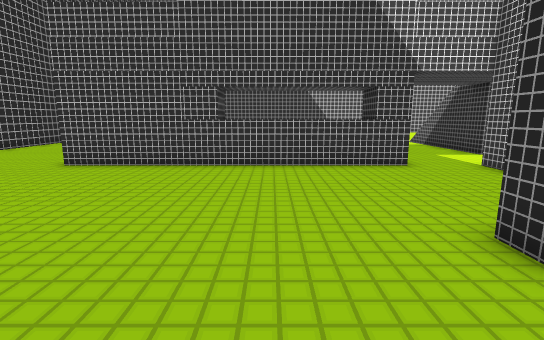
view 1 (above)

21 first-person views from a walk through a scene from a Unity 3-D project. The camera is 1.5 m above the floor, tilts 10° down and sees 85° across. The floor is counted in squares, 1 m on a side. Each view is taken from the middle of a square. On the plan, view 1 faces up. The plan holds only what a view shows up to about 15 squares ahead; the rest is blank. The place goes on beyond the plan.

view 2
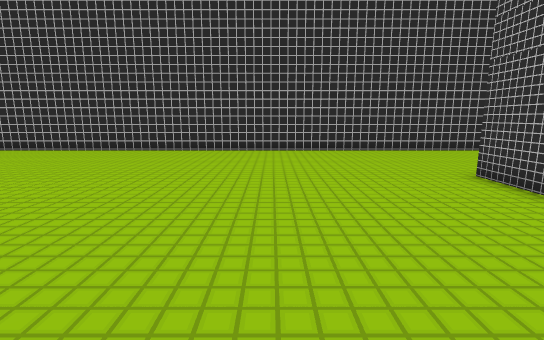

view 3
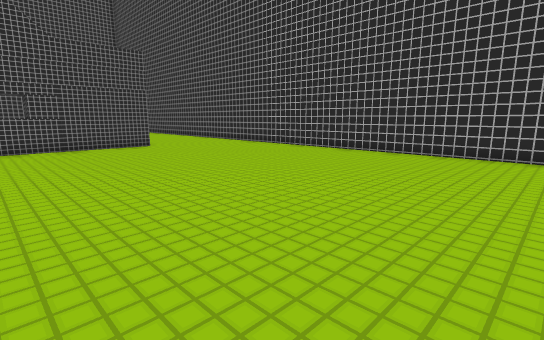

view 4
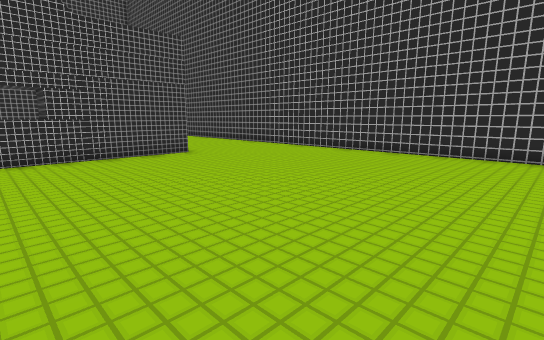

view 5
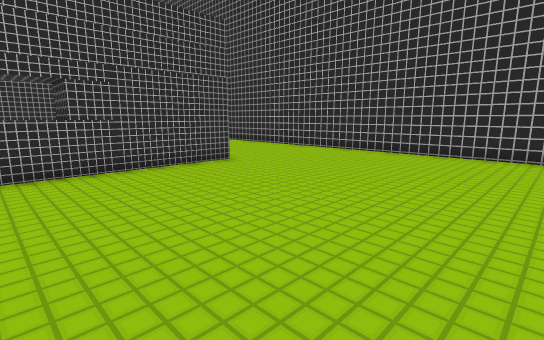

view 6
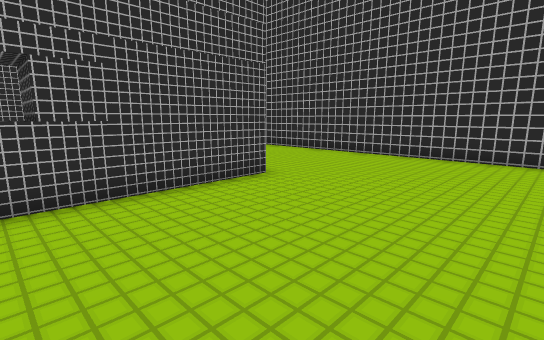

view 7
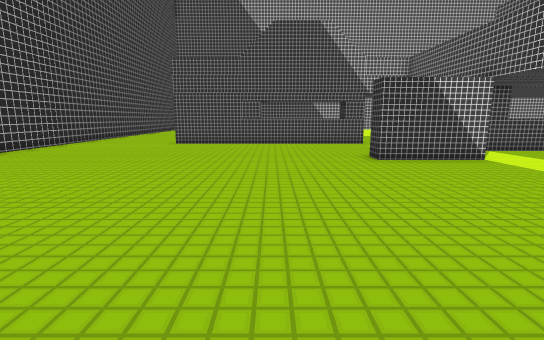

view 8
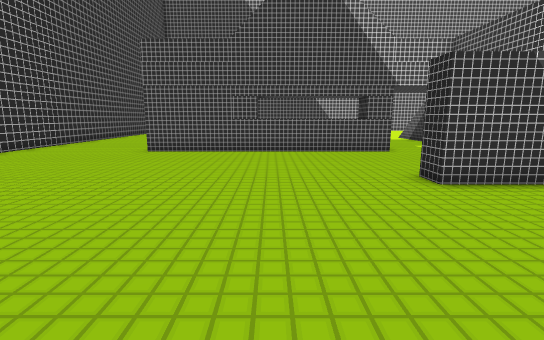

view 9
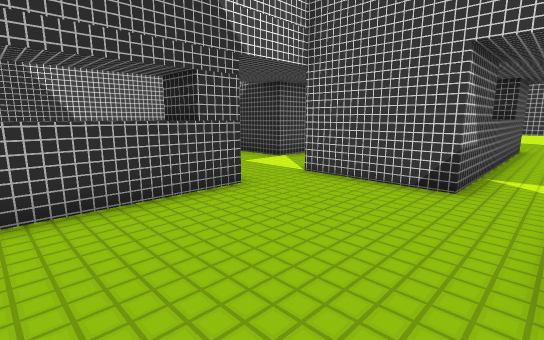

view 10
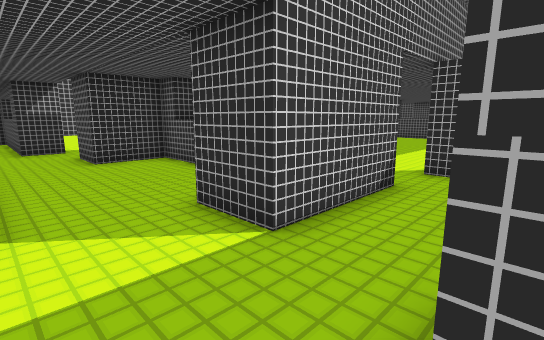

view 11
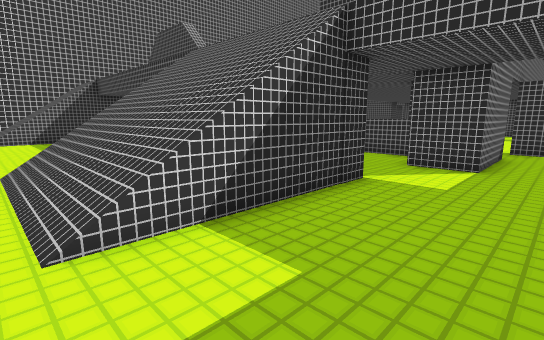

view 12
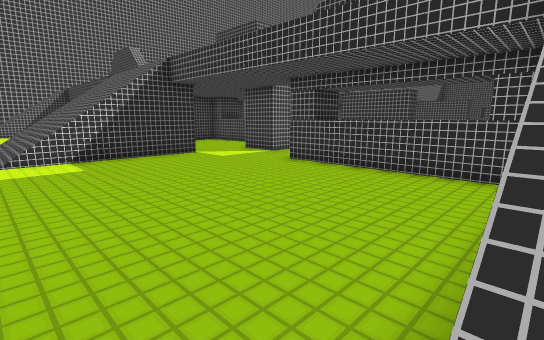

view 13
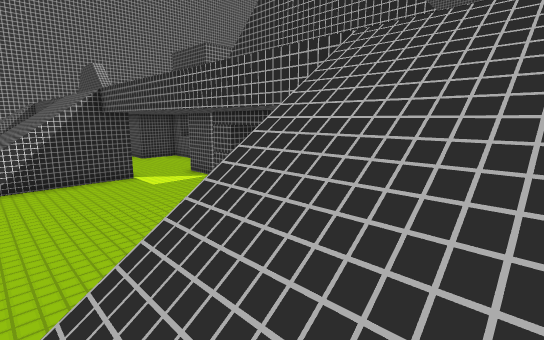

view 14
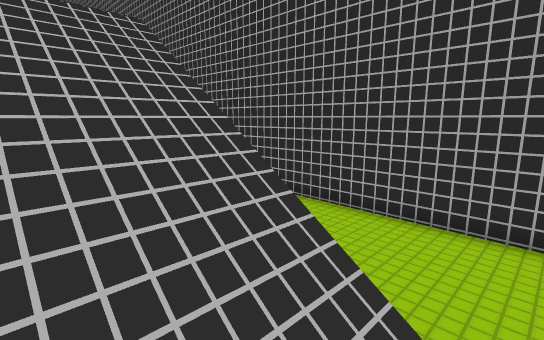

view 15
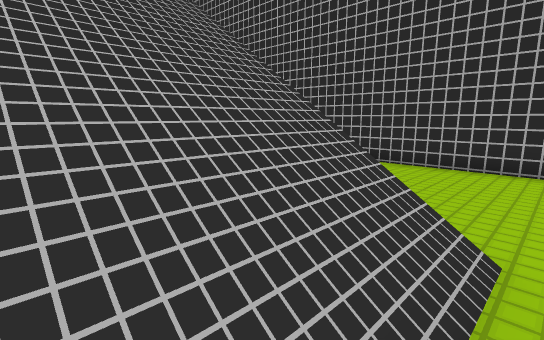

view 16
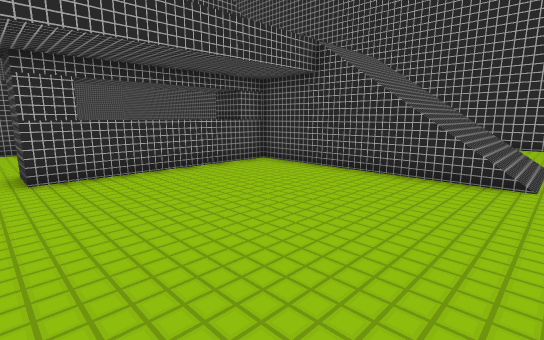

view 17
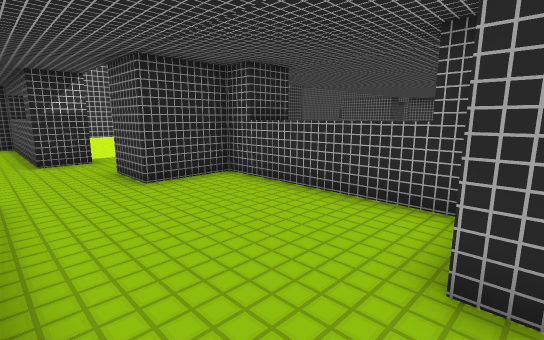

view 18
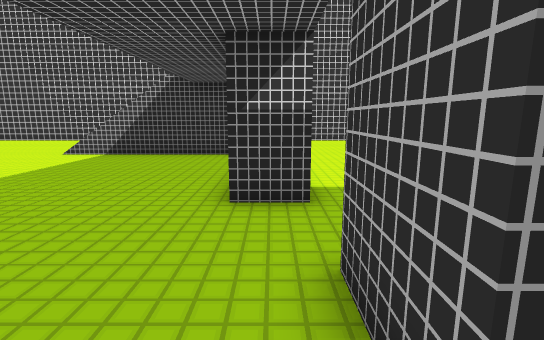

view 19
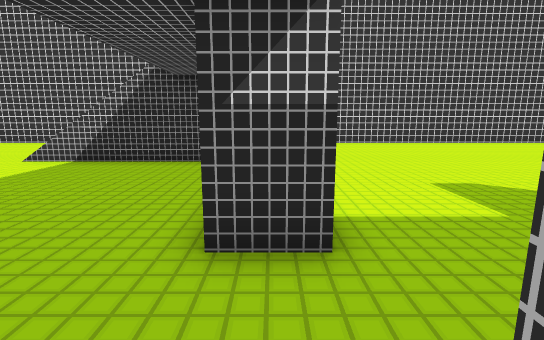

view 20
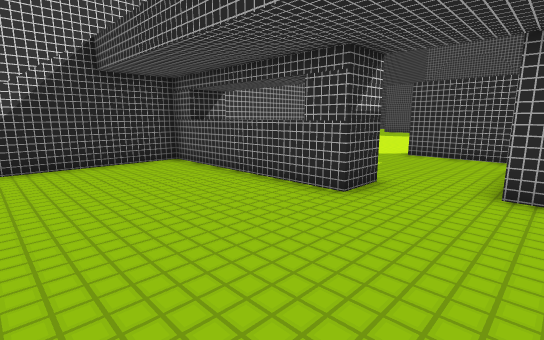

view 21
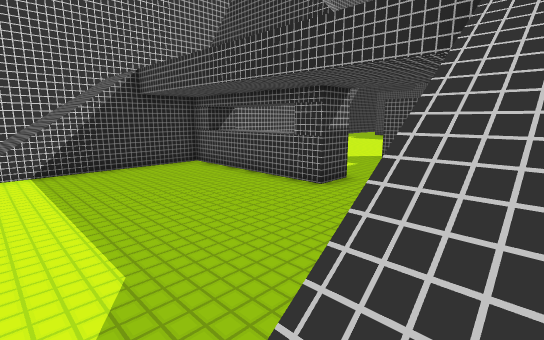

### Floor plan
Key: @ floor where view 1 was taken; # wall or solid block; . main floor; : floor 3.75 m higher than the main floor; / step, stairs or slope; = window, fence, low wall or low ledge; ^ raised ledge.
Columns run from 13 left of view 1 to 34 right of it. Each row starts with its distance up from view 1.
 19 #..............................      ...
 18 #......////...........///////........../
 17 #.... .////...........///////........../////   #
 16 #.... .////...........///////........../////   #
 15 #.... .////...........///////........../////
 14 #...  .////...........///////........../////
 13 #.... .::::...........::::::/...........:::
 12 #....     :................//...........
 11 #.....     .............................
 10 #......   ^#######...............######^
  9 #......#####====##..##......###..#=   #
  8 #...................# ......#  ...........
  7 #...................###^^^^##  .............
  6 #...................###^^^^####..............
  5 #............................................
  4 #.........................    ...............
  3 #...............####...       ####...........
  2 #.....................            .. ........
  1 #.....................                 ......
  0 #............@.........                 .....
 -1 #................... ..                  ....
 -2 #..................                       ...
 -3 #.................                         ..
 -4 #................
 -5 #...............
 -6 #..............
 -7 #.............
 -8 #.............
 -9 #.............
-10 #.............
-11 #.............
-12 #.............
-13 #.............
-14 #.............
-15 #.....######==

Where each view was taken, in squares from view 1:
view 1: 0 up, 0 right, facing up
view 2: 4 up, 1 right, facing left
view 3: 1 up, 0 right, facing down-left
view 4: 3 down, 0 right, facing down-left
view 5: 6 down, 0 right, facing down-left
view 6: 9 down, 1 left, facing down-left
view 7: 8 down, 1 left, facing up
view 8: 4 down, 1 left, facing up
view 9: 4 up, 0 right, facing up-right
view 10: 12 up, 4 right, facing down-right
view 11: 19 up, 5 right, facing down-right
view 12: 19 up, 3 left, facing down-right
view 13: 17 up, 5 left, facing down-right
view 14: 17 up, 5 left, facing down-left
view 15: 19 up, 3 left, facing down-left
view 16: 19 up, 5 right, facing down-left
view 17: 12 up, 8 right, facing down-right
view 18: 10 up, 14 right, facing right
view 19: 10 up, 16 right, facing right
view 20: 16 up, 16 right, facing down-right
view 21: 18 up, 14 right, facing down-right
